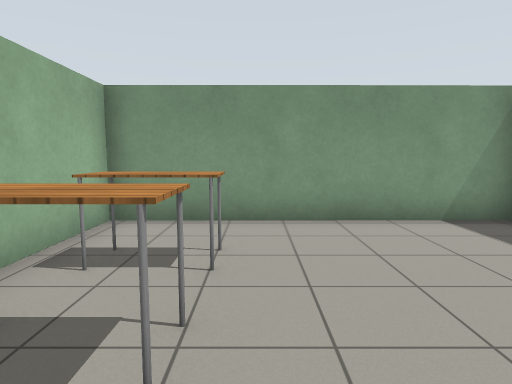
View 1 (above)

23 first-person views from a walk through a robot-simulator world made for Gazebo. The camera is 1.2 m above the floor, tilts 6° down and sees 75° across. The floor is counted in squares, 1 m on a side. Each view is taken from the middle of a square. On the plan, view 1 faces up. The plan holds only what a view shows up to about 14 squares ahead; the rest is blank. The robots in the file are not drawn. Gazebo's built-in surfaces are drawn with simple patterns.

View 2
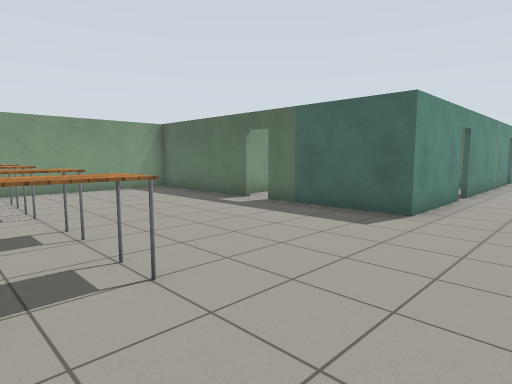

View 3
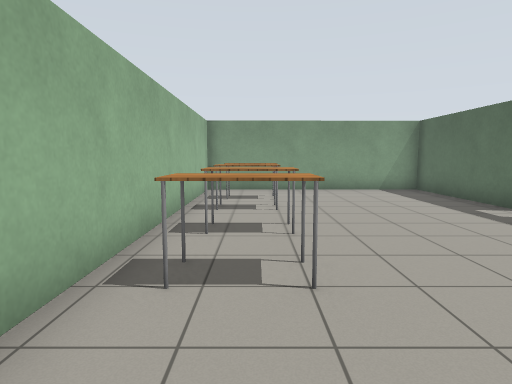

View 4
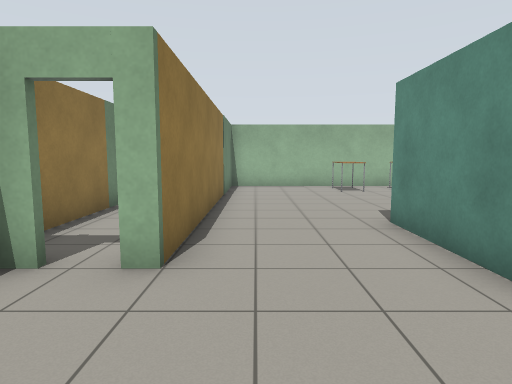

View 5
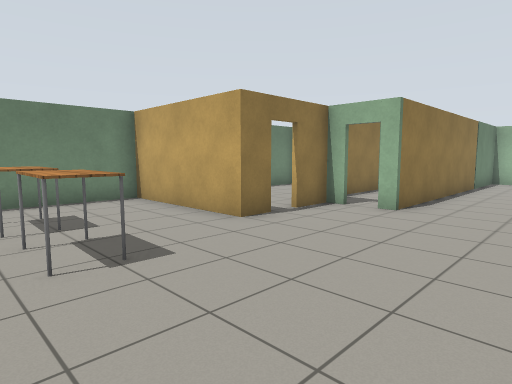

View 6
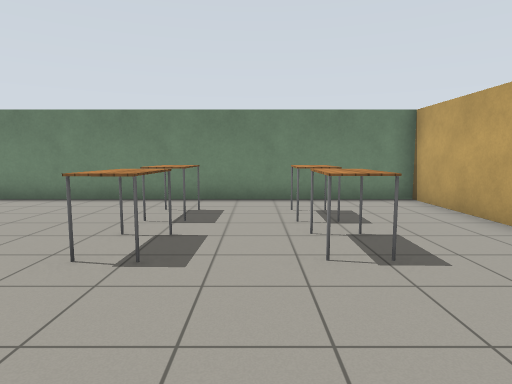

View 7
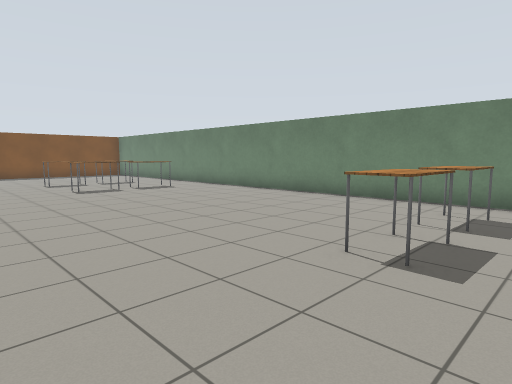

View 8
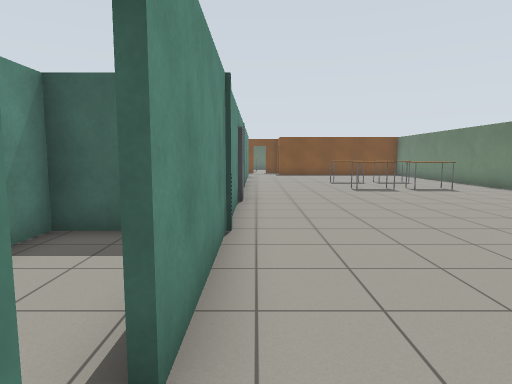

View 9
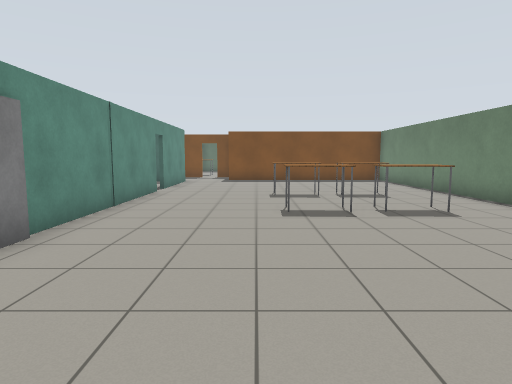

View 10
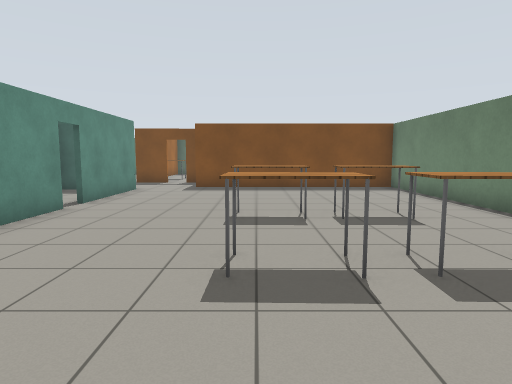

View 11
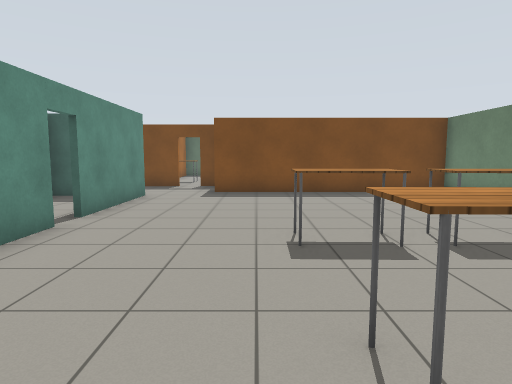

View 12
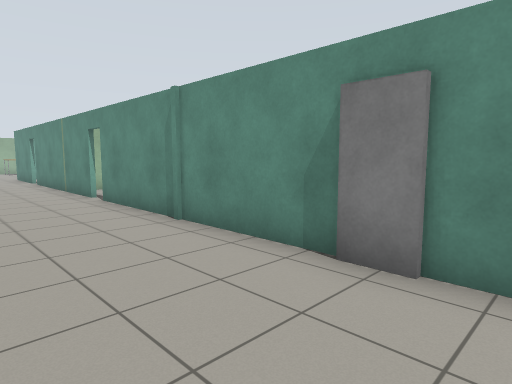

View 13
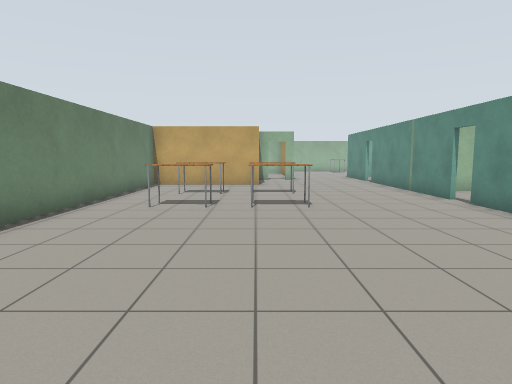

View 14
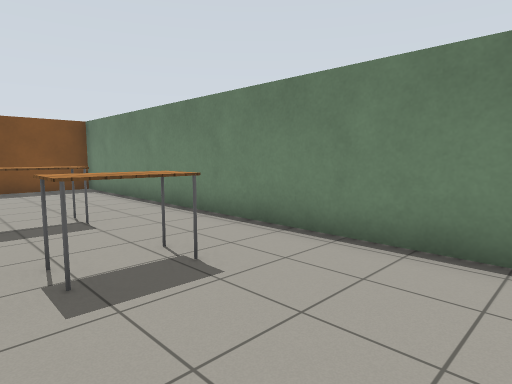

View 15
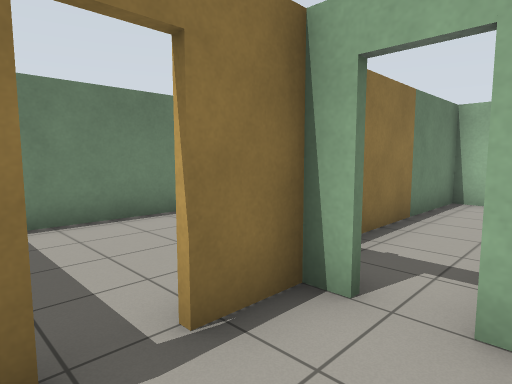

View 16
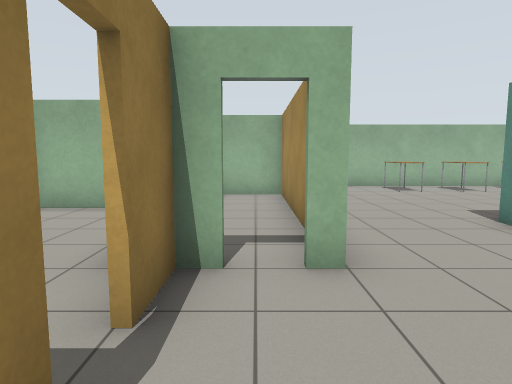

View 17
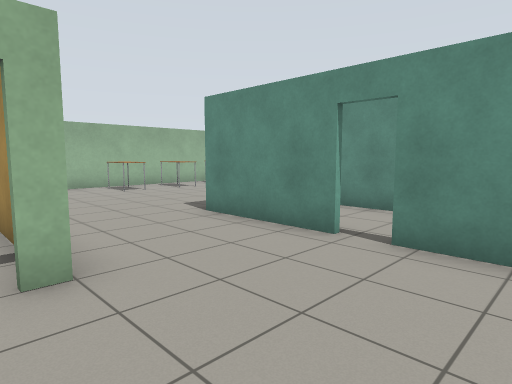

View 18
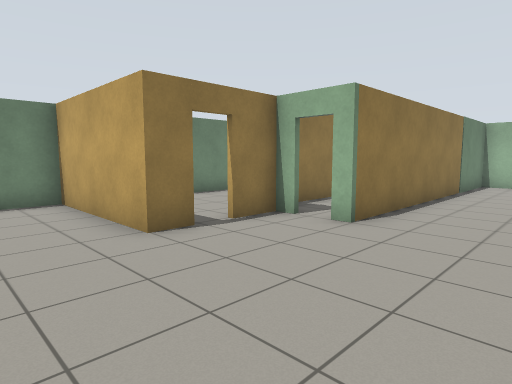

View 19
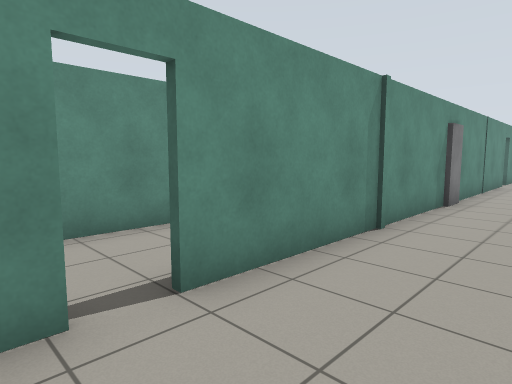

View 20
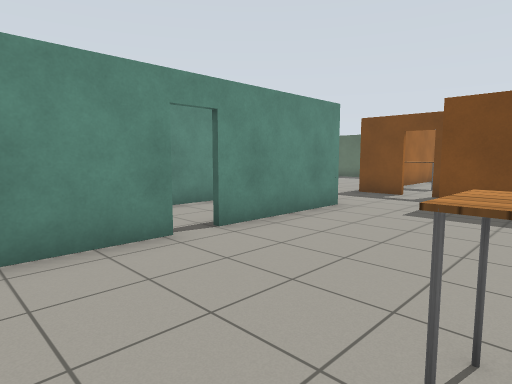

View 21
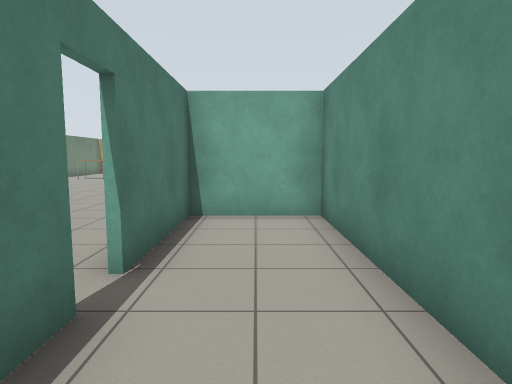

View 22
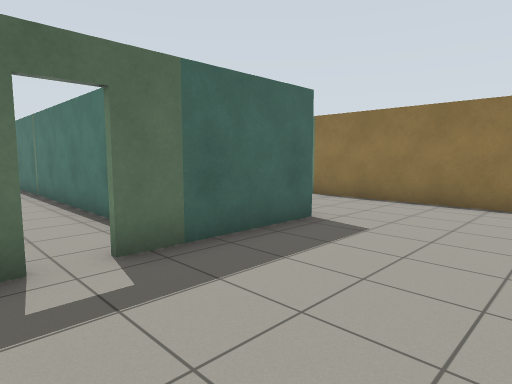

View 23
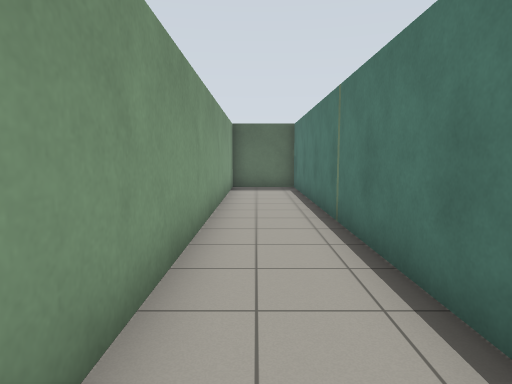

### Floor plan
Points are (right, up) in squares from view 1. A wall is a line through its corners. A room is listed if a view was taken in it or the views show most of it. See-through windows are left out.
Room 1 (views 1, 2, 3, 22)
walls: (4.9, 1.2) (4.9, 6.3) (-2.8, 6.2) (-2.7, -7) (7.5, -7) (7.5, -7.5); (8.4, -3.5) (4.9, -3.5) (4.9, 0.5); (7.5, -8.9) (8.9, -8.9)
ways out: opening at (8, -6) to room 2; open door at (7.5, -8) to room 2; open door at (5, 1) to room 4
objects: table (-2, -3) to (-1, -3); table (-2, -1) to (-1, 0); table (-2, 2) to (-1, 2); table (-2, 4) to (-1, 4)
Room 2 (views 4, 5, 6, 7, 8, 9, 10, 11, 12, 13, 14, 15, 16, 17, 18, 19, 20)
walls: (15.7, -3.5) (9.1, -3.5); (31.7, -3.5) (16.5, -3.5); (9.6, -8.9) (10.5, -8.9) (10.5, -13.4) (37.3, -13.4) (37.3, -5.5); (36.5, -3.5) (32.5, -3.5); (7.5, -8.3) (7.5, -8.9)
ways out: opening at (8, -6) to room 1; open door at (7.5, -8) to room 1; open door at (32, -3.5) to room 3; open door at (9, -9) to room 5; open door at (16, -3.5) to room 6; opening at (37, -4.5); open door at (8.7, -3.3)
objects: table (14, -11) to (14, -10); table (14, -9) to (14, -8); table (17, -11) to (17, -10); table (17, -9) to (17, -8); door leaf (24, -4); table (27, -11) to (28, -10); table (27, -9) to (28, -8); table (31, -11) to (31, -10); table (31, -9) to (31, -8)
Room 3 (view 21)
walls: (32.5, -3.4) (33.4, -3.4); (34.8, -0.7) (28.2, -0.7) (28.2, -3.4) (31.8, -3.4)
ways out: open door at (32, -3.5) to room 2
Room 4 (view 23)
walls: (7.5, -0.5) (20.4, -0.5); (6.6, 1.9) (5.6, 1.9); (20.3, -1.9) (20.3, 1.9) (8.1, 1.9)
ways out: open door at (5, 1) to room 1
Room 5 (no view inside)
walls: (4.4, -13.4) (8.9, -13.4); (3.2, -11.5) (3.2, -13.2)
ways out: open door at (9, -9) to room 2
Room 6 (no view inside)
walls: (20.4, -0.7) (16.4, -0.7); (13.3, -1.4) (13.3, -2.6)
ways out: open door at (16, -3.5) to room 2

Positions as (right, up) in squares from view 1, and headings:
1: (0, 0), facing up
2: (-2, -6), facing up-right
3: (-1, -6), facing up
4: (11, -6), facing left
5: (15, -4), facing down-left
6: (15, -4), facing down
7: (15, -4), facing down-right
8: (15, -4), facing right
9: (20, -7), facing right
10: (24, -8), facing right
11: (26, -7), facing right
12: (26, -7), facing up-left
13: (25, -9), facing left
14: (24, -9), facing down-right
15: (10, -7), facing down-left
16: (11, -8), facing left
17: (11, -8), facing up-left
18: (13, -4), facing down-left
19: (15, -6), facing up-right
20: (29, -8), facing up-right
21: (35, -2), facing left
22: (1, 2), facing down-right
23: (7, 1), facing right
